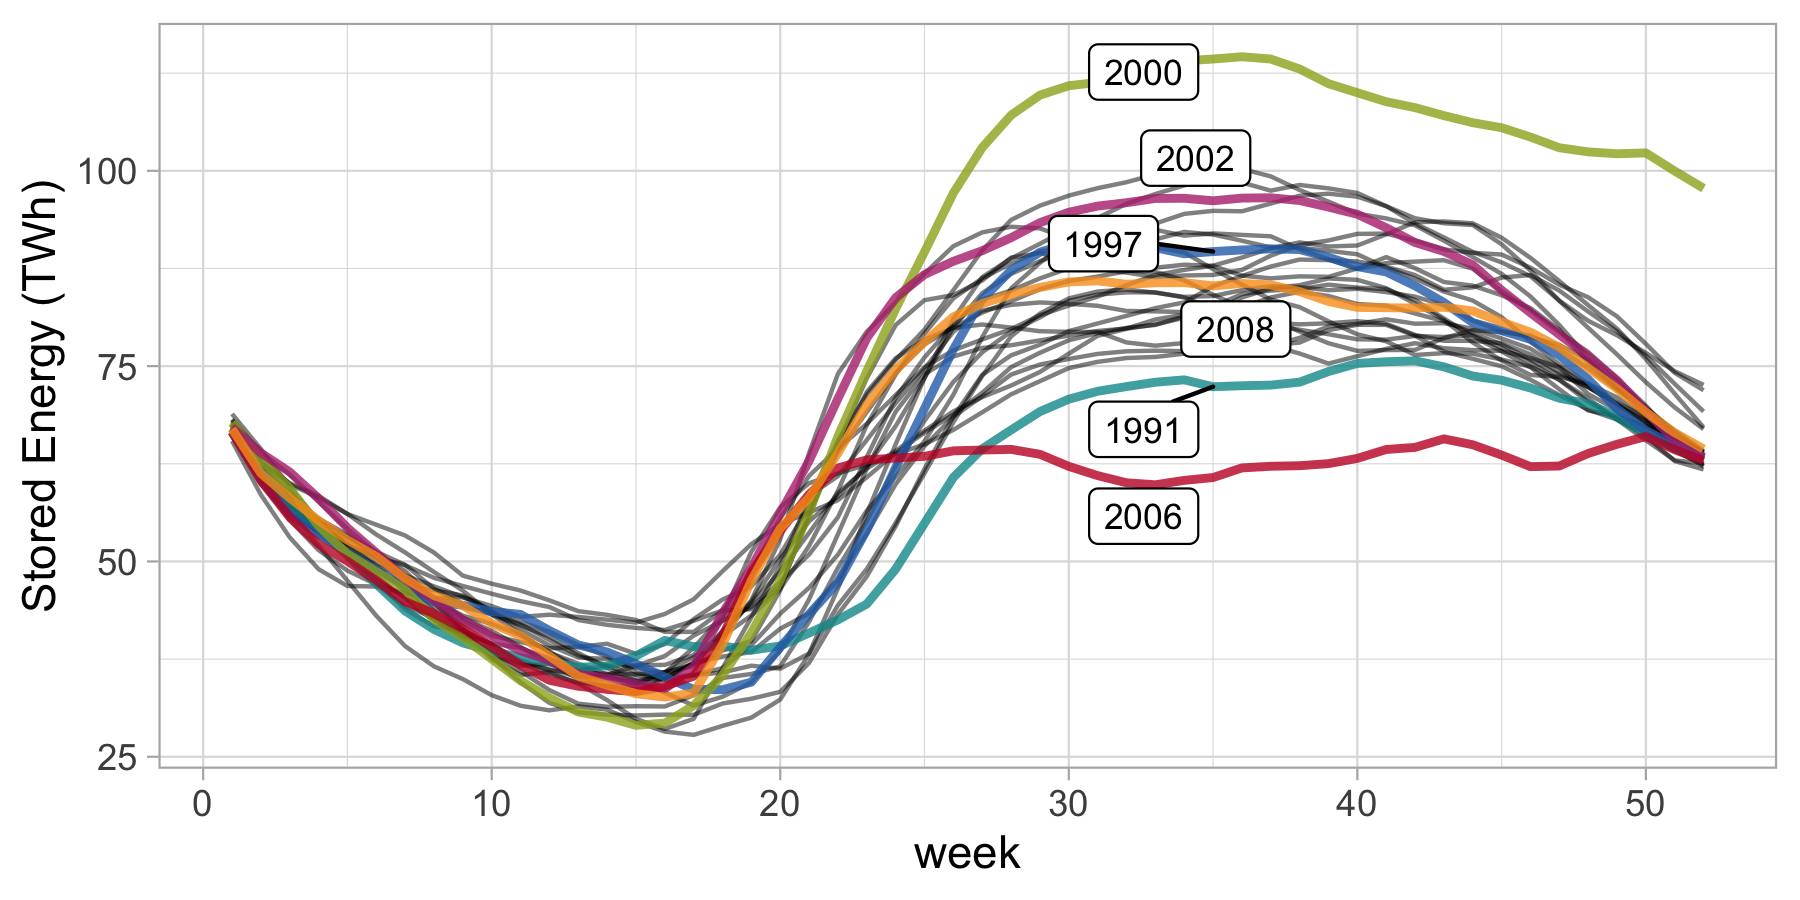

The script that saved this image:
# This code has been used to generate the figures in the following report:
# De Felice, M., Busch, S., Kanellopoulos, K., Kavvadias, K. and Hidalgo Gonzalez, I.,
# Power system flexibility in a variable climate,
# ISBN 978-92-76-18183-5 (online), doi:10.2760/75312 (online)
# This code is released under Creative Commons Attribution 4.0 International (CC BY 4.0) licence
# (https://creativecommons.org/licenses/by/4.0/).

library(tidyverse)
library(ggrepel)

toplot <- read_csv("data_figure21.csv")

level_stats <- toplot %>%
  group_by(id) %>%
  summarise(avg = mean(level)) %>%
  mutate(r = rank(avg)) %>%
  dplyr::filter(r %in% c(1, 2, 13, 14, 25, 26)) %>%
  arrange(r)

g <- ggplot(toplot, aes(x = week, y = level, group = id)) +
  geom_line(
    data = toplot %>% dplyr::filter(!(id %in% level_stats$id)),
    alpha = 0.5
  ) +
  geom_line(
    data = toplot %>% dplyr::filter(id %in% level_stats$id),
    alpha = 0.8, size = 1, aes(color = as.factor(id))
  ) +
  geom_label_repel(
    data = toplot %>%
      dplyr::filter(week == 35, id %in% level_stats$id),
    aes(label = id),
    hjust = 0,
    segment.size = 0.5,
    size = 3
  ) +
  theme_light() +
  labs(x = "week", y = "Stored Energy (TWh)") +
  scale_color_manual(
    values = c("#00989a", "#286fb7", "#9dad20", "#b6317d", "#c4132a", "#f99d1c"),
    guide = FALSE
  )

ggsave("figure21.png", width = 6, height = 3)
